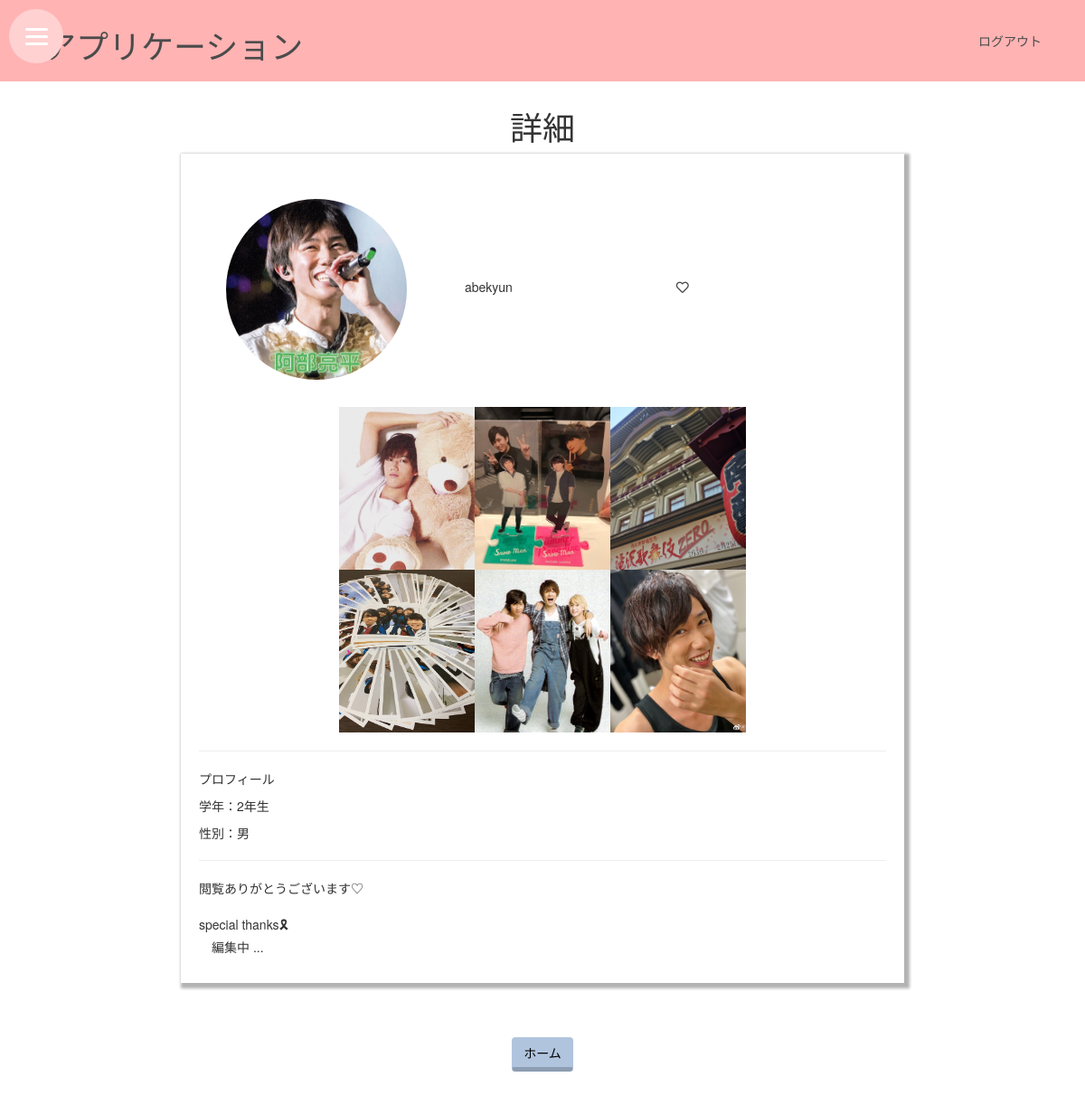
/2/details_screen (signed in), run on an earlier commit of the app's database.
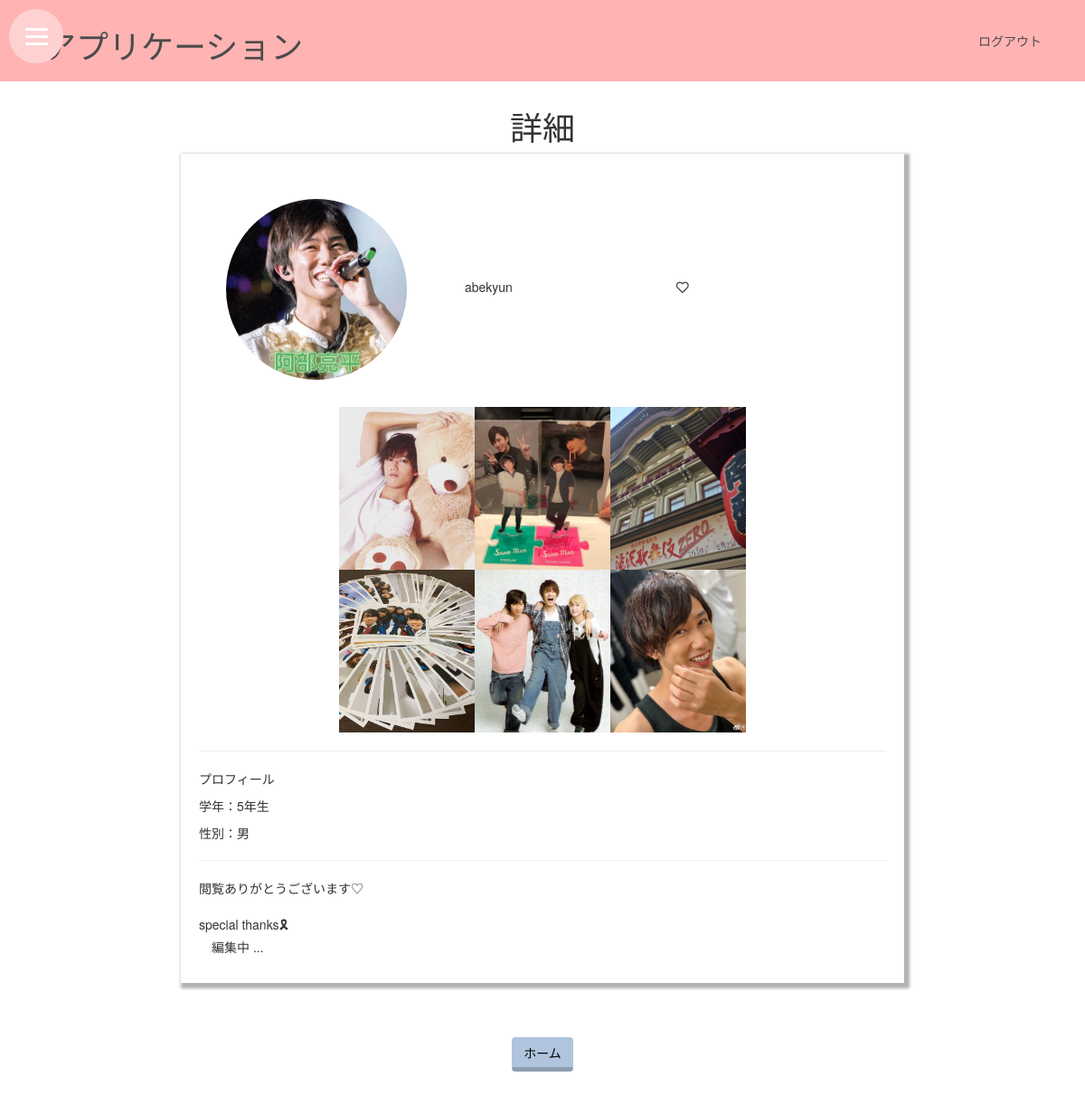
And on a later commit of the database.
### myApp/models.py (models this page shows, shortened)
class login(models.Model):
   user = models.OneToOneField(User, on_delete=models.CASCADE)
   picture = models.ImageField(upload_to='images/', default='images/initial.jpeg')
   last_name = models.CharField(max_length=100) #自分の名前（本名)
   first_name = models.CharField(max_length=100)
   birth = models.CharField(max_length=8) #生年月日
   school_name = models.CharField(max_length=50) #大学名
   school_major = models.CharField(max_length=1, choices=[('1','文系（教育、美術、言語、文学、音楽、心理学）'),('2', '社会・法学系（国際、法律、政治、社会学）'),('3','会計学・ビジネス・経済学・財政学・マーケティング・貿易'), ('4','科学（農業、コンピュータ・サイエンス、数学、物理学、統計学）'),('5','保険・医療（医学、看護、薬学、公衆衛生）'),('6','工学・建築'),('7','その他')]) #専攻
   school_grade = models.CharField(max_length=1, choices=[('1','1年生'),('2', '2年生'),('3','3年生'), ('4','4年生'),('5','大学院生')]) #学年
   sexuality = models.CharField(max_length=5, choices=[('男','男'),('女', '女'),('その他','その他')])#性別
   insta_ID = models.CharField(max_length=50, null=True, blank=True) #インスタのアカウント名
   twitter_ID = models.CharField(max_length=50, null=True, blank=True) #Twitterのアカウント名
   SNS_name1 = models.CharField(max_length=50, null=True, blank=True) #その他SNSの種類
   SNS_ID1 = models.CharField(max_length=50, null=True, blank=True) #その他SNSのアカウント名
   SNS_name2 = models.CharField(max_length=50, null=True, blank=True) #その他SNSの種類
   SNS_ID2 = models.CharField(max_length=50, null=True, blank=True) #その他SNSのアカウント名

class UserDetail(models.Model):
   login_user = models.OneToOneField(login, on_delete=models.CASCADE)
   photo1 = models.ImageField(upload_to='photos/', default='photos/photo_initial.jpeg')
   photo2 = models.ImageField(upload_to='photos/', default='photos/photo_initial.jpeg')
   photo3 = models.ImageField(upload_to='photos/', default='photos/photo_initial.jpeg')
   photo4 = models.ImageField(upload_to='photos/', default='photos/photo_initial.jpeg')
   photo5 = models.ImageField(upload_to='photos/', default='photos/photo_initial.jpeg')
   photo6 = models.ImageField(upload_to='photos/', default='photos/photo_initial.jpeg')
   heart = models.BooleanField(default=False)
   profile_text = models.TextField(null=True, blank=True)

### myApp/views.py (the view)
# urls.py: path('<int:id>/details_screen', views.details_screen, name='details_screen'),
def details_screen(request, id):
    userinfo = get_object_or_404(login, pk=id)
    userdetail = UserDetail.objects.filter(login_user=userinfo)
    global user_pass
    user_pass = request.session['userpass']
    global user_username
    user_username = request.session['user_user_name']
    user = authenticate(username=user_username, password=user_pass)
    login(request, user)
    if userdetail.exists():
        userinfoMypage = userdetail[0]
        context = {
            'userinfo':userinfo,
            'userinfoMypage':userinfoMypage,
            'user_username':user_username,
            'user':user,
        }
        return render(request, 'myApp/details-screen.html', context)
    else:
       return HttpResponse("詳細ページが設定されていません")

### myApp/templates/myApp/details-screen.html (shortened to what this page needs)
{% extends 'myApp/base_user.html' %}
{% load static %}
{% block content %}
<h1>詳細</h1>
<div class="detail-frame">
  <div class="mp-box">
    <img src="/media/{{ userinfo.picture }}" width="25%" height="25%" class="image">
  </div>
  <div class="mp-box">
    <p>{{ userinfo.user.username }}</p>
  </div>
  <div class="My-box-btn">
    <a href="{% url 'Heart_add' userinfo.id %}">
      <div class="Heart-Inner-Box-Item-LikesIcon">
	<i class="far fa-heart Heart-Inner-Box-LikesIcon-fa-heart"></i>
      </div>
    </a>
  </div>
  <div class="Mypage-frame">
    <div class="Mypage-box">
      <img src="/media/{{ userinfoMypage.photo1 }}" width="25%" height="25%" class="Mypage_img"><img src="/media/{{ userinfoMypage.photo2 }}" width="25%" height="25%" class="Mypage_img"><img src="/media/{{ userinfoMypage.photo3 }}" width="25%" height="25%" class="Mypage_img">
    </div>
    <div class="Mypage-box">
      <img src="/media/{{ userinfoMypage.photo4 }}" width="25%" height="25%" class="Mypage_img"><img src="/media/{{ userinfoMypage.photo5 }}" width="25%" height="25%" class="Mypage_img"><img src="/media/{{ userinfoMypage.photo6 }}" width="25%" height="25%" class="Mypage_img">
    </div>
  </div>
  <hr>
  <p>プロフィール</p>
  <p>学年：{{ userinfo.school_grade }}年生</p>
  <p>性別：{{ userinfo.sexuality }}</p>
  <hr>
  <p>{{ userinfoMypage.profile_text | linebreaksbr }}</p>
</div>
<div class="center">
  <a href="javascript:history.back()" class="btn">ホーム</a>
</div>
{% endblock %}

### myApp/templates/myApp/base_user.html (shortened to what this page needs)
{% load static %}
<html>
  <head>
    <link rel="stylesheet" href="//maxcdn.bootstrapcdn.com/bootstrap/3.2.0/css/bootstrap.min.css">
    <link rel="stylesheet" href="//maxcdn.bootstrapcdn.com/bootstrap/3.2.0/css/bootstrap-theme.min.css">
    <link rel="stylesheet" href="https://use.fontawesome.com/releases/v5.10.2/css/all.css">
    <link rel="stylesheet" href="{% static 'css/topScreenStyle.css' %}">
  </head>
  <body>
    <header>
      <div class="hamburger-menu">
        <label for="menu-btn-check" class="menu-btn"><span></span></label>
      </div>
      <div class="header-title-box">
	<h1 class="header-title"><a href="{% url 'topScreen' user.id|add:"-1" %}" id="page-top">アプリケーション</a></h1>
      </div>
      <nav class="header_nav">
	<ul class="header-ul">
	  <li class="header-li"><a href="{% url 'Logout' %}">ログアウト</a></li>
	</ul>
      </nav>
    </header>
          {% block content %}
          {% endblock %}
  </body>
</html>

### myApp/static/css/topScreenStyle.css (style rules this page uses)
body { margin: 0px; padding-left: 0px; padding-top: 100px; line-height: normal; }
a { text-decoration: none; color: #4b4b4b; }
h1 { text-align: center; }
.center { text-align: center; }
.btn { margin: 30px 8px;; color: #000; background-color: #b0c4de; border-bottom: 5px solid #8d9eb3; }
header { width: 100%; padding: 10px 4% 10px; background-color: #ffb3b3; position: fixed; top: 0; display: flex; align-items: center; }
.header-ul { list-style: none; margin: 0; display: flex; }
.header-li { margin: 0 0 0 15px; font-size: 14px; }
nav { margin: 0 0 0 auto; }
.menu-btn { position: fixed; top: 10px; left: 10px; display: flex; height: 60px; width: 60px; justify-content: center; align-items: center; z-index: 90; background-color: #ffd1d1; border-radius: 50%; }
.menu-btn span,.menu-btn span:before,.menu-btn span:after { content: ''; display: block; height: 3px; width: 25px; border-radius: 3px; background-color: #ffffff; position: absolute; }
.menu-btn span:before { bottom: 8px; }
.menu-btn span:after { top: 8px; }
.My-box-btn { display: inline-block; width: 200px; padding-left: 30px 0; }
.detail-frame { padding: 20px; width: 800px; margin-left: auto; margin-right: auto; margin-bottom: 30px; box-shadow: 3px 3px 3px 3px rgba(0, 0, 0, 0.3); }
.image { width:200px; height:200px; object-fit:cover; border-radius:50%; }
.mp-box { display:inline-block; width:200px; margin:30px; }
.Mypage-frame { margin: auto; text-align: center; }
.Mypage-box { display: inline-block; }
.Mypage_img { width:150px; height:180px; object-fit:cover; }
.My-box-btn { display: inline-block; width:200px; margin:30px 0; }

What changed in the data, as far as the page shows it:
changed login "abekyun": school_grade "2" → "5"
